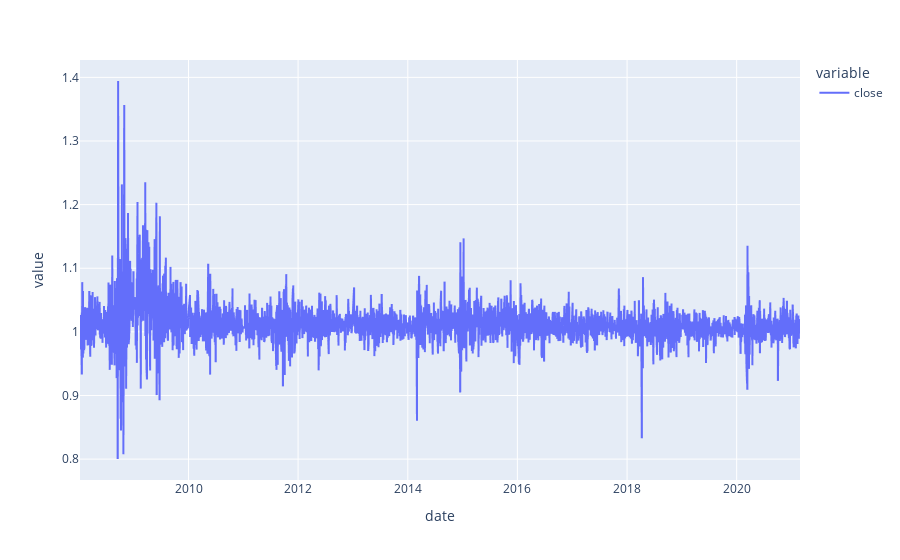

The code cell stored with this chart in its notebook:
### Code cell
px.line(sber_daily['close'] / (sber_daily['close'].shift(1) - 1))

### Figure 1 — Plotly figure (JSON) as saved in the notebook; plotly's stock layout.template omitted (floating-point values rounded to 4 significant figures; data arrays with more than 128 entries replaced by an {"elided": "..."} marker saying what was removed)
{"data": [{"hovertemplate": "variable=close<br>date=%{x}<br>value=%{y}<extra></extra>", "legendgroup": "close", "line": {"color": "#636efa", "dash": "solid"}, "mode": "lines", "name": "close", "showlegend": true, "type": "scattergl", "x": {"elided": "3296 str values"}, "xaxis": "x", "y": {"elided": "3296 float values"}, "yaxis": "y"}], "layout": {"autosize": true, "legend": {"title": {"text": "variable"}, "tracegroupgap": 0}, "margin": {"t": 60}, "xaxis": {"anchor": "y", "autorange": true, "domain": [0, 1], "range": ["2008-01-09", "2021-02-26"], "title": {"text": "date"}, "type": "date"}, "yaxis": {"anchor": "x", "autorange": true, "domain": [0, 1], "range": [0.7672, 1.427], "title": {"text": "value"}, "type": "linear"}}}
